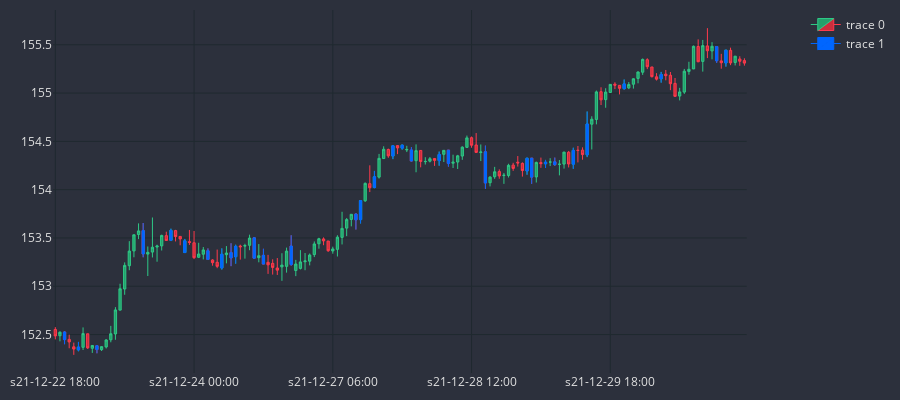

The notebook cell saved with this chart:
### Code cell
MARKER = '#0066FF'
dfp = df_an.iloc[-150:]
cp = CandlePlot(dfp, candles=True)
df_temp = cp.df_plot[cp.df_plot.ENGULFING == True]
cp.fig.add_trace(go.Candlestick(
                x = df_temp.sTime,
                open = df_temp.mid_o,
                high = df_temp.mid_h,
                low = df_temp.mid_l,
                close = df_temp.mid_c,
                line = dict(width=1), 
                opacity = 1,
                increasing_fillcolor=MARKER,
                decreasing_fillcolor=MARKER,
                increasing_line_color=MARKER,
                decreasing_line_color=MARKER,
            ))

cp.show_plot()

### Figure 1 — Plotly figure (JSON) as saved in the notebook; plotly's stock layout.template omitted (floating-point values rounded to 4 significant figures; data arrays with more than 128 entries replaced by an {"elided": "..."} marker saying what was removed)
{"data": [{"close": {"elided": "150 float values"}, "decreasing": {"fillcolor": "#CC2E3C", "line": {"color": "#FF3A4C"}}, "high": {"elided": "150 float values"}, "increasing": {"fillcolor": "#24A06B", "line": {"color": "#2EC886"}}, "line": {"width": 1}, "low": {"elided": "150 float values"}, "opacity": 1, "open": {"elided": "150 float values"}, "type": "candlestick", "x": {"elided": "150 str values"}}, {"close": [152.4, 152.4, 152.3, 153.3, 153.6, 153.5, 153.3, 153.3, 153.3, 153.4, 153.3, 153.2, 153.2, 153.7, 153.9, 154.1, 154.5, 154.5, 154.3, 154.4, 154.3, 154.1, 154.3, 154.1, 154.3, 154.3, 154.4, 154.7, 155.1, 155.2, 155.3, 155.4], "decreasing": {"fillcolor": "#0066FF", "line": {"color": "#0066FF"}}, "high": [152.5, 152.4, 152.4, 153.7, 153.6, 153.5, 153.4, 153.4, 153.4, 153.4, 153.5, 153.4, 153.5, 153.8, 153.9, 154.2, 154.5, 154.5, 154.4, 154.4, 154.4, 154.5, 154.3, 154.3, 154.3, 154.3, 154.4, 154.8, 155.1, 155.2, 155.5, 155.4], "increasing": {"fillcolor": "#0066FF", "line": {"color": "#0066FF"}}, "line": {"width": 1}, "low": [152.4, 152.3, 152.3, 153.3, 153.5, 153.3, 153.3, 153.2, 153.2, 153.2, 153.3, 153.2, 153.2, 153.6, 153.7, 154.0, 154.3, 154.4, 154.3, 154.2, 154.2, 154.0, 154.2, 154.1, 154.2, 154.2, 154.2, 154.3, 155.0, 155.1, 155.3, 155.3], "opacity": 1, "open": [152.5, 152.3, 152.4, 153.6, 153.5, 153.3, 153.4, 153.2, 153.3, 153.3, 153.5, 153.3, 153.4, 153.7, 153.7, 154.0, 154.3, 154.4, 154.4, 154.3, 154.4, 154.4, 154.2, 154.3, 154.3, 154.3, 154.3, 154.4, 155.0, 155.1, 155.5, 155.3], "type": "candlestick", "x": ["s21-12-22 20:00", "s21-12-22 23:00", "s21-12-23 03:00", "s21-12-23 13:00", "s21-12-23 19:00", "s21-12-23 22:00", "s21-12-24 03:00", "s21-12-24 06:00", "s21-12-24 08:00", "s21-12-24 09:00", "s21-12-24 13:00", "s21-12-24 15:00", "s21-12-24 21:00", "s21-12-27 11:00", "s21-12-27 12:00", "s21-12-27 15:00", "s21-12-27 19:00", "s21-12-27 21:00", "s21-12-27 23:00", "s21-12-28 05:00", "s21-12-28 07:00", "s21-12-28 15:00", "s21-12-29 00:00", "s21-12-29 01:00", "s21-12-29 04:00", "s21-12-29 06:00", "s21-12-29 10:00", "s21-12-29 13:00", "s21-12-29 21:00", "s21-12-30 05:00", "s21-12-30 17:00", "s21-12-30 19:00"]}], "layout": {"font": {"color": "#e1e1e1", "size": 12}, "height": 400, "margin": {"b": 10, "l": 10, "r": 10, "t": 10}, "paper_bgcolor": "#2c303c", "plot_bgcolor": "#2c303c", "width": 900, "xaxis": {"anchor": "y", "domain": [0, 0.94], "gridcolor": "#1f292f", "nticks": 5, "rangeslider": {"visible": false}}, "yaxis": {"anchor": "x", "domain": [0, 1], "gridcolor": "#1f292f"}, "yaxis2": {"anchor": "x", "gridcolor": "#1f292f", "overlaying": "y", "side": "right"}}}
